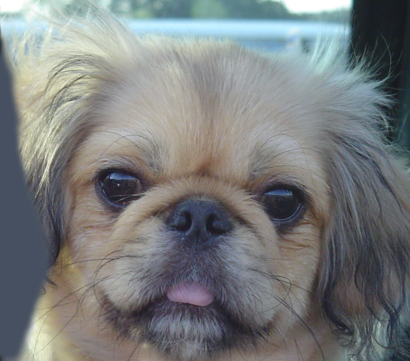
#> input picture Assignment/Assignment1/hw1/0b_dog.bmp, 410 x 361 px, given in place of Assignment1, which was not available
$ python testing.py
#> lines starting #> are read from the running program, lines starting #| are printed output that depends on the picture; pictures that were not available may be replaced by others from this repository, and a replacement may not be noted
from PIL import Image, ImageOps, ImageChops
import numpy as np

# Function to compute the low-pass (blurred) image for a given sigma
def compute_low_frequency(image_path, sigma):
#> called with image_path = 'Assignment/Assignment1', sigma = 1
    image = Image.open(image_path)
#> image is the input picture: PIL image 410x361 RGB; mean R, G, B 121.2, 124.5, 125
    # Separate the image into RGB channels
    red_channel, green_channel, blue_channel = image.split()
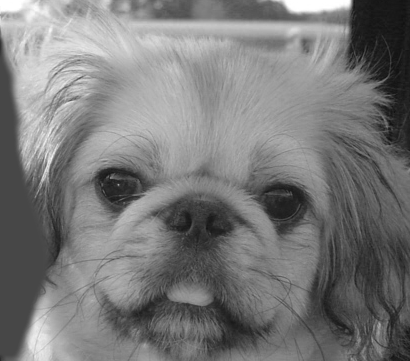
#> red_channel: PIL image 410x361 L; min 17, max 255, mean 121.2
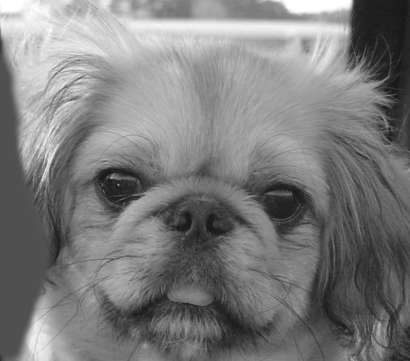
#> green_channel: PIL image 410x361 L; min 22, max 255, mean 124.5
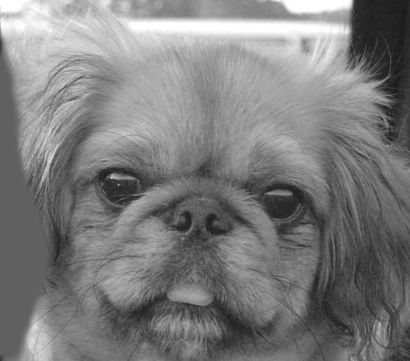
#> blue_channel: PIL image 410x361 L; min 25, max 255, mean 125
    # Convert channels to arrays
    red_array = np.asarray(red_channel)
    green_array = np.asarray(green_channel)
    blue_array = np.asarray(blue_channel)
    # Apply Gaussian blur to each channel
#> (the run stopped early here; a loop or call above may not have finished)
